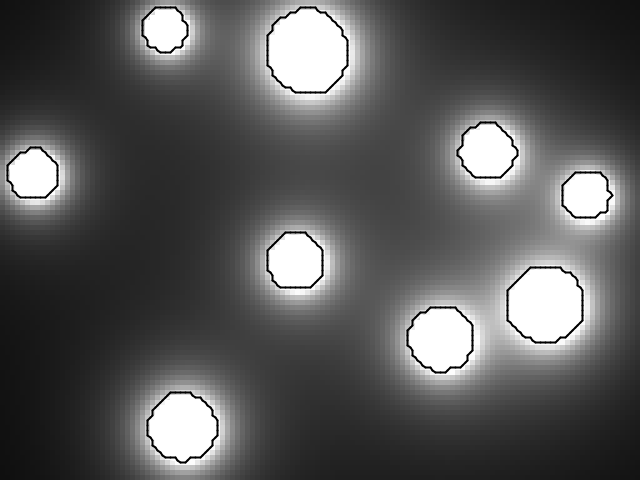
Frame 1 (no input)
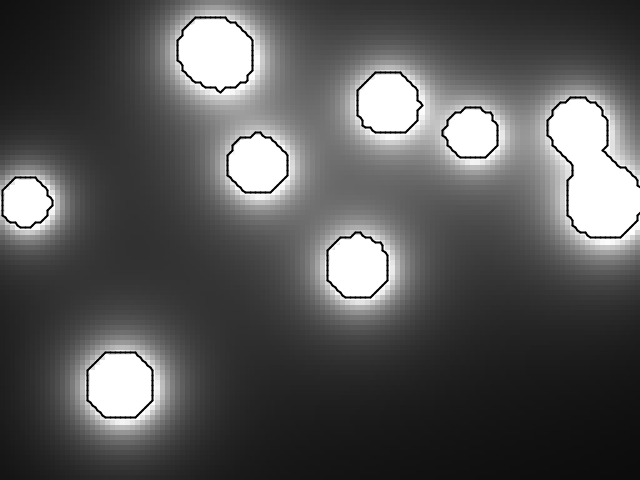
Frame 60 (the mouse pressed at the canvas centre just before this capture)
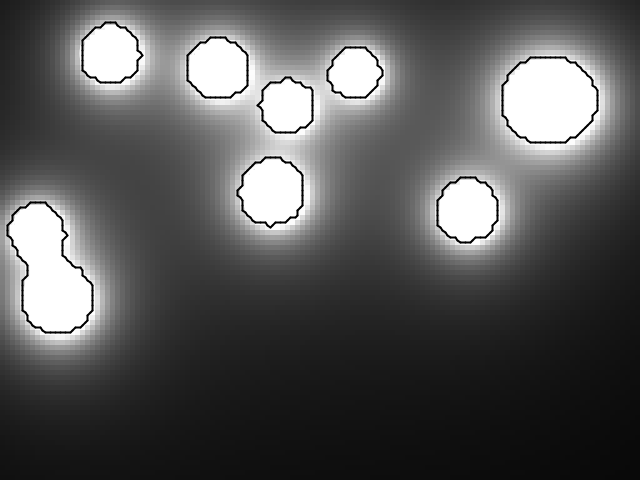
Frame 120 (the mouse held since frame 60 and released just before this capture)

The Processing sketch that drew these frames (run headless with seeded random() and noise(); from frame 60 on, the mouse is pressed at the canvas centre):

// Processing sketch: MarchingSquares_MetaBalls
// ── MarchingSquares_MetaBalls.pde
Bubble[] bubbles = new Bubble[10];
float[][] field;
int rez = 5;
int cols, rows;

void setup() {
  size(640, 480);
  cols = 1 + width / rez;
  rows = 1 + height / rez;
  field = new float[cols][rows];
  for (int i = 0; i < bubbles.length; i++) {
    bubbles[i] = new Bubble();
  }
}

void line(PVector v1, PVector v2) {
  line(v1.x, v1.y, v2.x, v2.y);
}

void draw() {
  background(0); 



  for (int i = 0; i < cols; i++) {
    for (int j = 0; j < rows; j++) {
      float sum = 0;
      float x = i * rez;
      float y = j * rez;
      for (Bubble b : bubbles) {
        sum += b.r*b.r / ((x-b.x)*(x-b.x) + (y-b.y)*(y-b.y));
      }
      field[i][j] = sum;
    }
  }
  for (int i = 0; i < cols; i++) {
    for (int j = 0; j < rows; j++) {
      fill(field[i][j]*255);
      noStroke();
      rect(i*rez, j*rez, rez, rez);
    }
  }

  for (Bubble b : bubbles) {
    b.update();
    b.show();
  }


  for (int i = 0; i < cols-1; i++) {
    for (int j = 0; j < rows-1; j++) {
      float x = i * rez;
      float y = j * rez;
      PVector a = new PVector(x + rez * 0.5, y            );
      PVector b = new PVector(x + rez, y + rez * 0.5);
      PVector c = new PVector(x + rez * 0.5, y + rez      );
      PVector d = new PVector(x, y + rez * 0.5);

      float threshold = 1;
      int c1 = field[i][j]  < threshold ? 0 : 1;
      int c2 = field[i+1][j]  < threshold ? 0 : 1;
      int c3 = field[i+1][j+1]  < threshold ? 0 : 1;
      int c4 = field[i][j+1]  < threshold ? 0 : 1;

      int state = getState(c1, c2, c3, c4);
      stroke(0);
      strokeWeight(2);
      switch (state) {
      case 1:  
        line(c, d);
        break;
      case 2:  
        line(b, c);
        break;
      case 3:  
        line(b, d);
        break;
      case 4:  
        line(a, b);
        break;
      case 5:  
        line(a, d);
        line(b, c);
        break;
      case 6:  
        line(a, c);
        break;
      case 7:  
        line(a, d);
        break;
      case 8:  
        line(a, d);
        break;
      case 9:  
        line(a, c);
        break;
      case 10: 
        line(a, b);
        line(c, d);
        break;
      case 11: 
        line(a, b);
        break;
      case 12: 
        line(b, d);
        break;
      case 13: 
        line(b, c);
        break;
      case 14: 
        line(c, d);
        break;
      }
    }
  }
}

int getState(int a, int b, int c, int d) {
  return a * 8 + b * 4  + c * 2 + d * 1;
}

// ── Bubble.pde
class Bubble {
  float x, y;
  float vx, vy;
  float r;

  Bubble() {
    r = random(20, 40);
    x = random(r, width-r);
    y = random(r, height-r);
    vx = random(-2,2);
    vy = random(-2,2);
  }

  void show() {
    noFill();
    stroke(255);
    circle(x, y, r*2);
  }

  void update() {
    x += vx;
    y += vy;
    if (x > width-r  || x < r) {
      vx *= -1;
    }
    if (y > height-r  || y < r) {
      vy *= -1;
    }
  }
}
